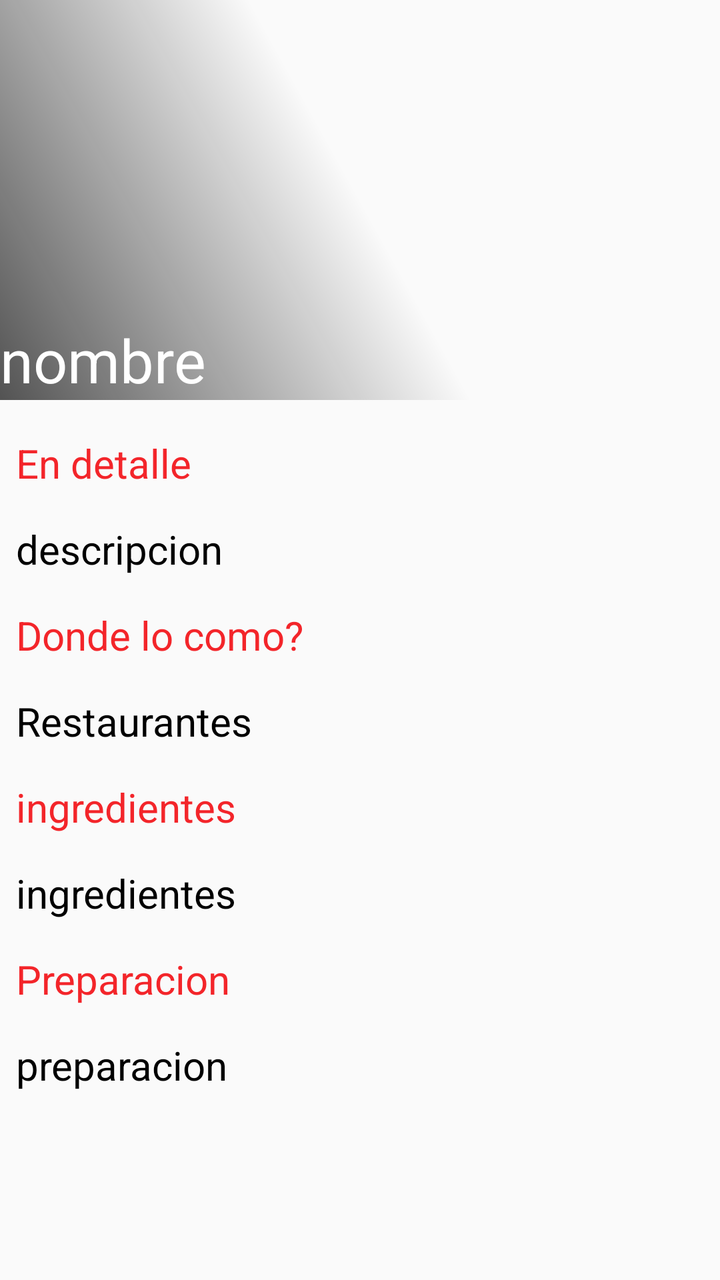
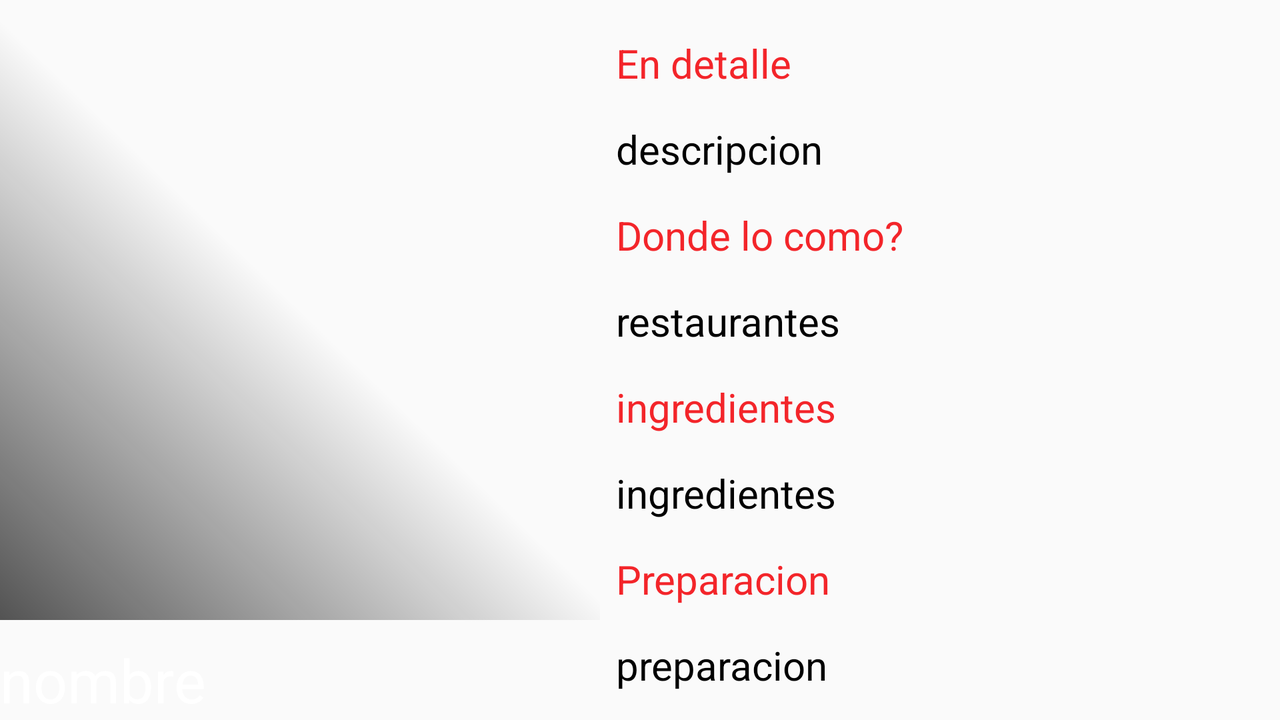

Two renders of one Android screen. The first uses the default layout on a phone; the second uses the alternative layout the repository ships for a different screen configuration, on a matching device. The two XML files are below.
<!-- AndroidManifest.xml: application theme AppTheme -->
<!-- res/layout/activity_deascripcion_comida.xml -->
<RelativeLayout xmlns:android="http://schemas.android.com/apk/res/android"
    xmlns:tools="http://schemas.android.com/tools" android:layout_width="match_parent"
    android:layout_height="match_parent"

    tools:context="com.example.jhonfredy.foodyeah.DeascripcionComida">

    <ScrollView
        android:layout_width="match_parent"
        android:layout_height="match_parent">

        <RelativeLayout
            android:layout_width="match_parent"
            android:layout_height="wrap_content">

            <ImageView
                android:id="@+id/portada"
                android:layout_width="match_parent"
                android:layout_height="200dp"
                android:scaleType="centerCrop"
                />
            <ImageView
                android:id="@+id/mask"
                android:layout_width="match_parent"
                android:layout_height="200dp"
                android:background="@drawable/template_mask"
                />
            <TextView
                android:id="@+id/nombre"
                android:layout_width="match_parent"
                android:layout_height="wrap_content"
                android:layout_alignBottom="@id/portada"
                android:text="nombre"
                android:textSize="30sp"
                android:textColor="#ffffff"
                />

            <TextView
                android:id="@+id/endetalle"
                android:layout_width="match_parent"
                android:layout_height="wrap_content"
                android:text="En detalle"
                android:textSize="20sp"
                android:textColor="#fff3252a"
                android:layout_below="@id/nombre"
                android:layout_marginTop="10dp"
                android:padding="8dp"
                />

            <TextView
                android:id="@+id/descripcion"
                android:layout_width="match_parent"
                android:layout_height="wrap_content"
                android:textSize="20sp"
                android:textColor="#000000"
                android:layout_below="@id/endetalle"
                android:text="descripcion"
                android:padding="8dp"
                />

            <TextView
                android:id="@+id/donde"
                android:layout_width="match_parent"
                android:layout_height="wrap_content"
                android:textColor="#fff3252a"
                android:text="Donde lo como?"
                android:layout_below="@id/descripcion"
                android:textSize="20sp"
                android:padding="8dp"
                />
            <TextView
                android:id="@+id/restaurantes"
                android:layout_width="match_parent"
                android:layout_height="wrap_content"
                android:textColor="#000000"
                android:text="Restaurantes"
                android:textSize="20sp"
                android:layout_below="@id/donde"
                android:padding="8dp"
                />
            <TextView
                android:id="@+id/ingre"
                android:layout_width="match_parent"
                android:layout_height="wrap_content"
                android:text="ingredientes"
                android:textSize="20sp"
                android:textColor="#fff3252a"
                android:layout_below="@id/restaurantes"
                android:padding="8dp"
                />
            <TextView
                android:id="@+id/ingredientes"
                android:layout_width="match_parent"
                android:layout_height="wrap_content"
                android:text="ingredientes"
                android:textSize="20sp"
                android:textColor="#000000"
                android:layout_below="@id/ingre"
                android:padding="8dp"
                />

            <TextView
                android:id="@+id/prepa"
                android:layout_width="match_parent"
                android:layout_height="wrap_content"
                android:textColor="#fff3252a"
                android:text="Preparacion"
                android:textSize="20sp"
                android:layout_below="@id/ingredientes"
                android:padding="8dp"
                />

            <TextView
                android:id="@+id/preparacion"
                android:layout_width="match_parent"
                android:layout_height="wrap_content"
                android:text="preparacion"
                android:textSize="20sp"
                android:textColor="#000000"
                android:layout_below="@id/prepa"
                android:padding="8dp"
                />
        </RelativeLayout>

    </ScrollView>

</RelativeLayout>
<!-- resources referenced by this layout -->
<resources>
  <!-- drawable template_mask (drawable) -->
  <?xml version="1.0" encoding="utf-8"?>
  <shape xmlns:android="http://schemas.android.com/apk/res/android"
      android:shape="rectangle"
      >
      <gradient
          android:startColor="@color/mask_star"
          android:centerColor="@color/mask_center"
          android:endColor="@color/mask_end"
          android:angle="45"
          />
  
  </shape>
  <style name="AppTheme" parent="Theme.AppCompat.Light.DarkActionBar">
  
          <item name="colorPrimary">#fff3252a</item>
          <item name="colorPrimaryDark">#ff931e22</item>
          <item name="colorAccent">#ff931e22</item>
  
  
          
      </style>
  <color name="mask_star">#aa000000</color>
  <color name="mask_center">#00000000</color>
  <color name="mask_end">#00000000</color>
</resources>
<!-- res/layout-land/activity_deascripcion_comida.xml (the repository's variant of the layout above) -->
<!-- drawn on the phone turned sideways -->
<?xml version="1.0" encoding="utf-8"?>
<RelativeLayout xmlns:android="http://schemas.android.com/apk/res/android"
    android:orientation="vertical" android:layout_width="match_parent"
    android:layout_height="match_parent">
    <ImageView
        android:id="@+id/portada"
        android:layout_width="300dp"
        android:layout_height="match_parent"
        android:scaleType="centerCrop"
        />
    <ImageView
        android:id="@+id/mask"
        android:layout_width="300dp"
        android:layout_height="310dp"
        android:background="@drawable/template_mask" />

    <TextView
        android:id="@+id/nombre"
        android:layout_width="match_parent"
        android:layout_height="wrap_content"
        android:layout_alignBottom="@id/portada"
        android:text="nombre"
        android:textSize="30sp"
        android:textColor="#ffffff"
        />
    <ScrollView
        android:layout_toRightOf="@id/portada"
        android:layout_width="match_parent"
        android:layout_height="match_parent">

        <RelativeLayout
            android:layout_width="match_parent"
            android:layout_height="wrap_content">





            <TextView
                android:id="@+id/endetalle"
                android:layout_width="match_parent"
                android:layout_height="wrap_content"
                android:text="En detalle"
                android:textSize="20sp"
                android:textColor="#fff3252a"
                android:layout_marginTop="10dp"
                android:padding="8dp"
                />

            <TextView
                android:id="@+id/descripcion"
                android:layout_width="match_parent"
                android:layout_height="wrap_content"
                android:textSize="20sp"
                android:textColor="#000000"

                android:layout_below="@id/endetalle"
                android:text="descripcion"
                android:padding="8dp"
                />

            <TextView
                android:id="@+id/donde"
                android:layout_width="match_parent"
                android:layout_height="wrap_content"
                android:textColor="#fff3252a"
                android:text="Donde lo como?"
                android:layout_below="@id/descripcion"

                android:textSize="20sp"
                android:padding="8dp"
                />
            <TextView
                android:id="@+id/restaurantes"
                android:layout_width="match_parent"
                android:layout_height="wrap_content"
                android:textColor="#000000"
                android:text="restaurantes"

                android:textSize="20sp"
                android:layout_below="@id/donde"
                android:padding="8dp"
                />

            <TextView
                android:id="@+id/ingre"
                android:layout_width="match_parent"
                android:layout_height="wrap_content"
                android:text="ingredientes"
                android:textSize="20sp"
                android:textColor="#fff3252a"
                android:layout_below="@id/restaurantes"
                android:padding="8dp"
                />
            <TextView
                android:id="@+id/ingredientes"
                android:layout_width="match_parent"
                android:layout_height="wrap_content"
                android:text="ingredientes"
                android:textSize="20sp"
                android:textColor="#000000"
                android:layout_below="@id/ingre"
                android:padding="8dp"
                />

            <TextView
                android:id="@+id/prepa"
                android:layout_width="match_parent"
                android:layout_height="wrap_content"
                android:textColor="#fff3252a"
                android:text="Preparacion"
                android:textSize="20sp"
                android:layout_below="@id/ingredientes"
                android:padding="8dp"
                />

            <TextView
                android:id="@+id/preparacion"
                android:layout_width="match_parent"
                android:layout_height="wrap_content"
                android:text="preparacion"
                android:textSize="20sp"
                android:textColor="#000000"
                android:layout_below="@id/prepa"
                android:padding="8dp"
                />




        </RelativeLayout>

    </ScrollView>

</RelativeLayout>
